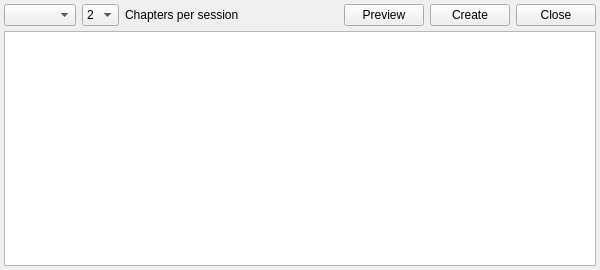
<?xml version="1.0" encoding="UTF-8"?>
<ui version="4.0">
 <class>Roster</class>
 <widget class="QWidget" name="Roster">
  <property name="geometry">
   <rect>
    <x>0</x>
    <y>0</y>
    <width>600</width>
    <height>270</height>
   </rect>
  </property>
  <property name="sizePolicy">
   <sizepolicy hsizetype="Fixed" vsizetype="Fixed">
    <horstretch>0</horstretch>
    <verstretch>0</verstretch>
   </sizepolicy>
  </property>
  <property name="windowTitle">
   <string>Create a reading plan - SoulAnchor</string>
  </property>
  <property name="windowIcon">
   <iconset resource="soulanchor.qrc">
    <normaloff>:/data/img/anchor.png</normaloff>:/data/img/anchor.png</iconset>
  </property>
  <layout class="QGridLayout" name="gridLayout">
   <property name="leftMargin">
    <number>4</number>
   </property>
   <property name="topMargin">
    <number>4</number>
   </property>
   <property name="rightMargin">
    <number>4</number>
   </property>
   <property name="bottomMargin">
    <number>4</number>
   </property>
   <property name="horizontalSpacing">
    <number>6</number>
   </property>
   <property name="verticalSpacing">
    <number>5</number>
   </property>
   <item row="0" column="0">
    <widget class="QComboBox" name="cb_what"/>
   </item>
   <item row="0" column="1">
    <widget class="QComboBox" name="cb_amount">
     <property name="sizePolicy">
      <sizepolicy hsizetype="Fixed" vsizetype="Fixed">
       <horstretch>0</horstretch>
       <verstretch>0</verstretch>
      </sizepolicy>
     </property>
     <property name="maximumSize">
      <size>
       <width>50</width>
       <height>16777215</height>
      </size>
     </property>
     <property name="currentIndex">
      <number>1</number>
     </property>
     <item>
      <property name="text">
       <string>1</string>
      </property>
     </item>
     <item>
      <property name="text">
       <string>2</string>
      </property>
     </item>
     <item>
      <property name="text">
       <string>3</string>
      </property>
     </item>
    </widget>
   </item>
   <item row="0" column="2">
    <widget class="QLabel" name="lbl_title">
     <property name="sizePolicy">
      <sizepolicy hsizetype="Expanding" vsizetype="Preferred">
       <horstretch>0</horstretch>
       <verstretch>0</verstretch>
      </sizepolicy>
     </property>
     <property name="text">
      <string>Chapters per session</string>
     </property>
    </widget>
   </item>
   <item row="0" column="3">
    <widget class="QPushButton" name="pb_preview">
     <property name="text">
      <string>Preview</string>
     </property>
    </widget>
   </item>
   <item row="0" column="4">
    <widget class="QPushButton" name="pb_make">
     <property name="text">
      <string>Create</string>
     </property>
    </widget>
   </item>
   <item row="0" column="5">
    <widget class="QPushButton" name="pb_close">
     <property name="text">
      <string>Close</string>
     </property>
    </widget>
   </item>
   <item row="1" column="0" colspan="6">
    <widget class="QTextEdit" name="te_preview">
     <property name="toolTip">
      <string/>
     </property>
     <property name="styleSheet">
      <string notr="true"/>
     </property>
     <property name="readOnly">
      <bool>true</bool>
     </property>
     <property name="html">
      <string notr="true">&lt;!DOCTYPE HTML PUBLIC &quot;-//W3C//DTD HTML 4.0//EN&quot; &quot;http://www.w3.org/TR/REC-html40/strict.dtd&quot;&gt;
&lt;html&gt;&lt;head&gt;&lt;meta name=&quot;qrichtext&quot; content=&quot;1&quot; /&gt;&lt;meta charset=&quot;utf-8&quot; /&gt;&lt;style type=&quot;text/css&quot;&gt;
p, li { white-space: pre-wrap; }
hr { height: 1px; border-width: 0; }
li.unchecked::marker { content: &quot;\2610&quot;; }
li.checked::marker { content: &quot;\2612&quot;; }
&lt;/style&gt;&lt;/head&gt;&lt;body style=&quot; font-family:'Bitstream Vera Sans'; font-size:12pt; font-weight:400; font-style:normal;&quot;&gt;
&lt;p style=&quot;-qt-paragraph-type:empty; margin-top:0px; margin-bottom:0px; margin-left:0px; margin-right:0px; -qt-block-indent:0; text-indent:0px;&quot;&gt;&lt;br /&gt;&lt;/p&gt;&lt;/body&gt;&lt;/html&gt;</string>
     </property>
    </widget>
   </item>
  </layout>
 </widget>
 <tabstops>
  <tabstop>cb_what</tabstop>
  <tabstop>cb_amount</tabstop>
  <tabstop>pb_preview</tabstop>
  <tabstop>pb_make</tabstop>
  <tabstop>pb_close</tabstop>
  <tabstop>te_preview</tabstop>
 </tabstops>
 <resources>
  <include location="soulanchor.qrc"/>
 </resources>
 <connections/>
</ui>
